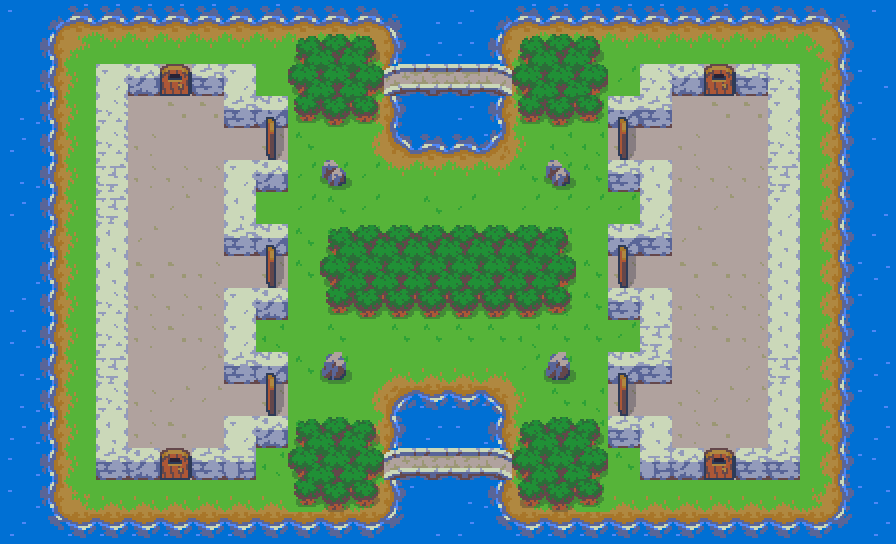

Below is a game level as drawn by its tile map, then a one-line description and the .tmx file that defines it, in full:
An orthogonal 28x17 tile map with 32x32 px tiles, 1 tile layer (map) and 4 objects (2x 0, 2x 1).

<map version="1.10" tiledversion="1.11.2" orientation="orthogonal" renderorder="right-down" width="28" height="17" tilewidth="32" tileheight="32" infinite="0" nextlayerid="5" nextobjectid="24">
 <tileset firstgid="1" source="NewFullTile.tsx" />
 <layer id="1" name="map" width="28" height="17">
  <data encoding="csv">
42,88,119,119,119,119,119,89,119,89,89,89,90,44,43,88,119,119,119,119,119,89,119,89,89,89,90,42,
41,98,111,112,112,112,112,112,112,57,55,56,100,43,43,98,54,55,58,112,112,112,112,112,112,113,100,41,
41,128,121,9,30,39,19,9,21,61,62,66,168,169,169,170,64,65,63,23,18,30,39,19,18,123,130,44,
44,128,121,18,31,32,32,19,28,71,72,70,100,41,43,98,69,72,73,28,19,31,32,32,9,123,130,41,
43,98,121,18,34,31,31,31,38,22,21,123,181,89,89,184,121,24,24,38,31,34,31,31,18,123,100,42,
44,128,121,8,34,34,34,9,30,23,26,23,112,112,112,112,22,26,22,19,10,34,34,34,8,123,100,41,
43,98,121,8,31,33,31,10,21,23,22,23,21,22,23,21,23,23,23,23,9,31,33,31,9,123,100,44,
41,98,121,10,33,31,31,19,28,22,51,52,52,52,52,52,52,53,21,28,19,33,31,31,10,123,100,42,
41,128,121,10,32,32,34,31,38,22,61,62,62,62,62,62,62,63,22,38,31,32,32,34,10,123,130,43,
43,98,121,18,34,34,34,9,30,21,71,72,72,72,72,72,72,73,22,19,10,34,34,34,10,123,130,41,
43,128,121,18,34,32,34,9,24,21,22,21,22,22,22,22,24,22,22,23,8,34,32,34,10,123,100,42,
44,128,121,8,31,31,33,19,28,22,27,21,132,132,132,132,23,27,21,28,19,31,31,33,8,123,130,43,
44,128,121,18,34,33,33,31,38,21,21,123,171,139,139,174,121,22,24,38,31,34,33,33,10,123,130,44,
43,128,121,10,34,32,31,9,30,51,52,60,100,43,42,128,59,52,53,19,10,34,32,31,10,123,100,43,
42,128,121,19,30,39,19,20,24,61,65,66,168,169,169,170,64,65,63,22,20,30,39,19,19,123,130,42,
42,128,131,132,132,132,132,132,132,71,75,76,130,41,44,128,74,75,73,132,132,132,132,132,132,133,130,43,
43,108,139,139,139,139,139,139,109,109,109,109,110,44,43,108,139,139,139,139,139,139,109,109,109,109,110,43
</data>
 </layer>
 <objectgroup id="4" name="units">
  <object id="20" name="ArcherA" type="0" x="144" y="247.333">
   <point />
  </object>
  <object id="21" name="BarbarianA" type="0" x="146" y="208.333">
   <point />
  </object>
  <object id="22" name="ArcherB" type="1" x="752" y="246.333">
   <point />
  </object>
  <object id="23" name="BarbarianB" type="1" x="751" y="213.333">
   <point />
  </object>
 </objectgroup>
</map>
